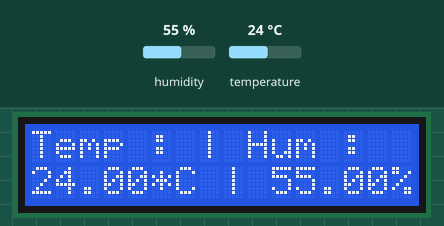
Simulated run of this sketch. Board: Arduino Uno, built with avr-gcc and run on an emulated ATmega328P. Parts: 16×2 character LCD. Inputs (shaded band) come from the test bench; at power-on: humidity 55 %, temperature 24 °C. What the sketch prints to the serial monitor is not drawn.

Above: at 2.6 s.
2.7 s: humidity set to 22 %
At 6.6 s:
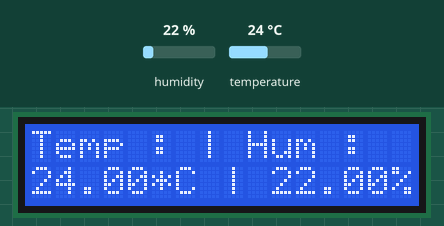
8.0 s: temperature set to 12 °C
At 10.9 s:
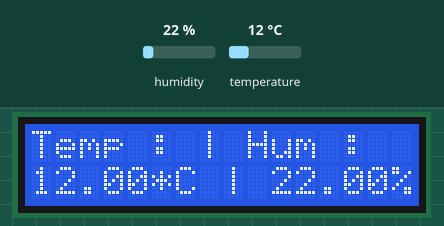
13.3 s: humidity set to 40 %
At 15.1 s:
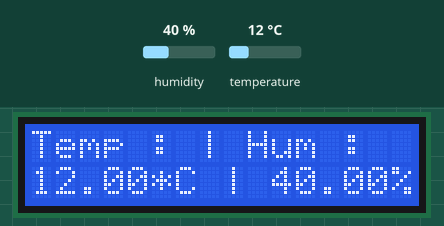
18.6 s: temperature set to 19 °C
At 22.4 s:
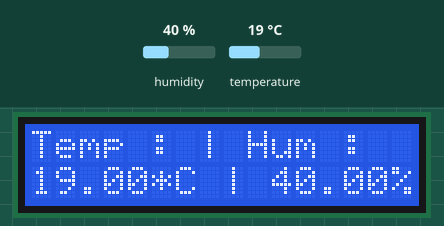
Timing chart, 0 to 23.9 s (numbered marks = the images above; inputs shaded):
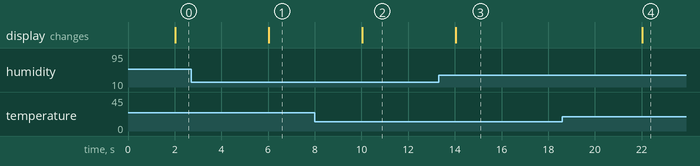

The sketch:

code-arduino.ino
```cpp
// Libraries

#include <DHT.h>

#include <LiquidCrystal.h>

// Définition des pins pour l'écran LCD

#define rs A0

#define en A1

#define d4 6

#define d5 5

#define d6 4

#define d7 3

LiquidCrystal lcd(rs, en, d4, d5, d6, d7);

// Définition du capteur DHT

#define data 2

DHT dht(data, DHT11);

unsigned long previousMillis = 0;  // Stocke le dernier temps de mise à jour

const long interval = 2000;        // Intervalle de 10 secondes (10000 ms)

float lastTemp = 0.0;  // Dernière température lue

float lastHum = 0.0;   // Dernière humidité lue

void setup() {

  dht.begin();          // Initialisation du capteur

  Serial.begin(9600);   // Initialisation de la communication série

  lcd.begin(16, 2);     // Initialisation de l'écran LCD

}

void loop() {

  unsigned long currentMillis = millis();  // Récupère le temps écoulé

  // Vérifie si 10 secondes se sont écoulées

  if (currentMillis - previousMillis >= interval) {

    previousMillis = currentMillis;  // Sauvegarde le temps actuel

    // Lire l'humidité et la température

    float h = dht.readHumidity();

    float t = dht.readTemperature();

    // Vérifier que les lectures sont valides

    if (!isnan(t) && !isnan(h)) {

      lastTemp = t;

      lastHum = h;

      // Affichage sur le port série

      Serial.print("DATA:");

      Serial.print(lastTemp);

      Serial.print(",");

      Serial.println(lastHum);

    } else {

      Serial.println("Erreur lecture capteur !");

    }

    // Mise à jour de l'affichage LCD

    lcd.clear();  // Efface l'écran LCD avant d'afficher les nouvelles données

    lcd.setCursor(0, 0);

    lcd.print("Temp : | Hum :  ");

    lcd.setCursor(0, 1);

    lcd.print(lastTemp); lcd.print("*C | ");

    lcd.print(lastHum); lcd.print("%   ");

  }

}

 
```

Measured:
- after the input at 2.7 s, the display: changes after 3.3 s (image 1)
- after the input at 8.0 s, the display: changes after 2.0 s (image 2)
- after the input at 13.3 s, the display: changes after 0.73 s (image 3)
- after the input at 18.6 s, the display: changes after 3.4 s (image 4)
